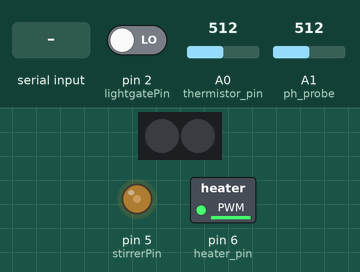
Bench run of a sketch on a simulated Arduino Uno, built with avr-gcc and run on an emulated ATmega328P. Parts: 2 RGB LEDs in strip order, left to right, switched loads named in the sketch (green lamp = pin HIGH), output pins drawn as LEDs (lit = HIGH). Wiring (inferred from the names in the program): PCA9685 PWM driver at I2C address 0x40. The test bench sets the inputs (shaded band); at power-on: A0 (thermistor_pin) = 512, pin 2 (lightgatePin) LOW, A1 (ph_probe) = 512.

Above: at 1.07 s.
1.3 s: A0 (thermistor_pin) set to 306
At 2.4 s:
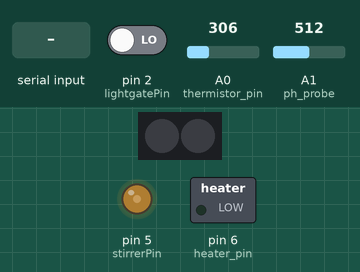
2.9 s: "90 45 200\n" received over Serial
At 4.0 s:
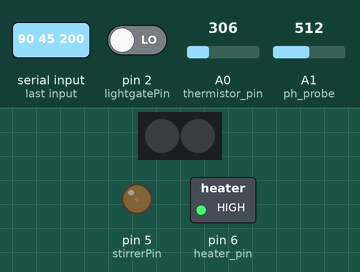
4.4 s: "0\n" received over Serial
At 5.7 s:
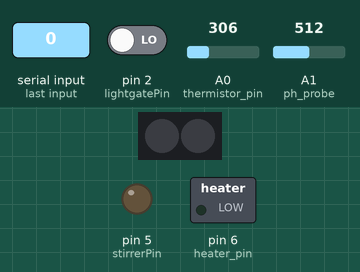
6.0 s: A0 (thermistor_pin) set to 951
9.0 s: A0 (thermistor_pin) set to 962
11.0 s: A0 (thermistor_pin) set to 716
At 12.6 s:
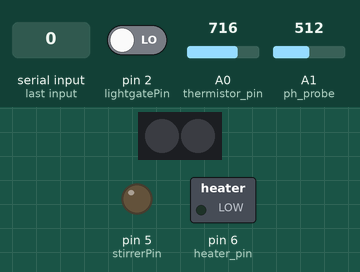
Timing chart, 0 to 13.6 s (numbered marks = the images above; inputs shaded):
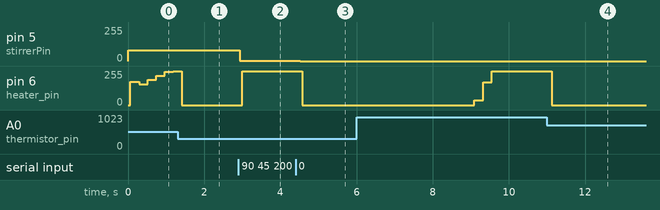

Measured:
- after the input at 1.3 s, pin 6 (heater_pin): 255/255 → 0/255 after 0.12 s
- after the input at 2.9 s, pin 5 (stirrerPin): 82/255 → 3/255 at once; pin 6 (heater_pin): 0/255 → 255/255 after 0.10 s
- after the input at 4.4 s, pin 5 (stirrerPin): 3/255 → 0/255 after 0.12 s; pin 6 (heater_pin): 255/255 → 0/255 after 0.18 s
- after the input at 6.0 s, every drawn part: stays the same
- after the input at 11.0 s, pin 6 (heater_pin): 255/255 → 0/255 after 0.13 s

The sketch:

sketch.ino
```cpp
#include <stdio.h>
#include <string.h>
#include <math.h>
#include "ph.h"
#include "heater.h"

#define NO_SUBSYSTEMS 3
#define ZERO_CELSIUS 273.15 // zero celsius in kelvin

// These define which pins are connected to what device on the virtual bioreactor
//
const byte lightgatePin	= 2;
const byte stirrerPin		= 5;
const byte heaterPin		 = 6;
const byte thermistorPin = A0;
const byte pHPin				 = A1;

int intCount = 0;
int phReadingCount = 0;
int noRevolutionsForReading = 50;
long long startTime = -1;
long long prevTime = -1;
long long startTime_temp = -1;

// CURRENT READING VALUES
double temperature= 0;
double rpm = 0;
double ph = 0;
// TARGET VALUES
double temperature_target;
double rpm_target;
double ph_target;

// The PCA9685 is connected to the default I2C connections. There is no need
// to set these explicitly.


void setup() {
	Serial.begin(9600);
	pinMode(lightgatePin,	INPUT);
	pinMode(stirrerPin,		OUTPUT);
	pinMode(heaterPin,		 OUTPUT);
	pinMode(thermistorPin, INPUT);
	pinMode(pHPin,				 INPUT);
	attachInterrupt(digitalPinToInterrupt(lightgatePin), rotate, RISING);
    // delay to close picocom and connect to controller
	startTime = millis();

    rpm_target = 1000;
    temperature_target = 30;
    ph_target = 5;
    ph_setup();
    ht_setup();
    ph_set_target(ph_target);
    ht_set_target(temperature_target);
	}

void write_values()
{
    Serial.print("MESSAGE: ");
    Serial.println(get_pwm(temperature));
    Serial.print(temperature);
    Serial.print(" ");
    Serial.print(rpm);
    Serial.print(" ");
    Serial.print(ph);
    Serial.println();
}

void serialEvent()
{
    char msg[1024];
    Serial.readBytesUntil('\n', msg, 1024);
    Serial.flush();
    //Serial.println("Something got sent!");
    //Serial.println(msg);
    if (strncmp(msg, "get current", 11) == 0) // get around random ph target getting sent when rpm under 1000?
    {
        //Serial.println("Current requested!");
        write_values();
    }
    else{
        float subsystem_values[NO_SUBSYSTEMS];
        // split into 3 vals
        int i = 0;
        char* split = strtok(msg, " ");
        while (split != NULL)
        {
            subsystem_values[i] = atof(split);
            split = strtok(NULL, " ");
            ++i;
        }
        free(split);
        // end split
        temperature_target = subsystem_values[0];
        rpm_target = subsystem_values[1];
        ph_target = subsystem_values[2];
        ph_set_target(ph_target);
        // PH target changed, set phCounter back to 0
        phReadingCount = 0;
        ht_set_target(temperature_target);
        //Serial.println(temperature_target);
        //Serial.println(rpm_target);
        //Serial.println(ph_target);
    }
}


void loop() {
// ---------------- STIRING SUBSYSTEM -----------------
	analogWrite(stirrerPin, rpm_target/12.183);
// ----------------------------------------------------

// ---------------- HEATING SUBSYSTEM -----------------
    ht_loop();
    temperature = ht_get_current();
// ----------------------------------------------------

// ------------------- PH SUBSYSTEM -------------------
    // Update temperature from the heating subsystem
    ph_set_temperature(temperature + ZERO_CELSIUS);
    if (phReadingCount < 3)
    {
        if (abs(ph_target-ph)<0.1)
        {
            ph = ph_get_current();
            ++phReadingCount;
        }
        else{
        ph_loop();
        phReadingCount = 0;
        ph = ph_get_current();
        }
    }
    //Serial.println(ph);
// ----------------------------------------------------
}

void rotate()
{
    intCount += 1;
    if(intCount >= noRevolutionsForReading)
        {
             prevTime = startTime;
             startTime = millis();
             rpm = (noRevolutionsForReading/2)/((double)(millis()-prevTime)/1000);
             rpm *= 60;
             intCount = 0;
        }
}
```

heater.h
```cpp
#pragma once
#include <stdio.h>
#include "moderator.h"

#define NO_READINGS_HEATING 30
#define heater_pin 6
#define thermistor_pin A0

//double temperature = 0;
Moderator *htmod = moderator(25, 8, 5, 30);

void ht_setup();
void ht_set_target(float target);
double ht_get_current();
float get_pwm(float temp);
void ht_loop();
```

heater.ino
```cpp
#include "heater.h"
#include "moderator.h"
#include <stdio.h>

void ht_setup()
{
    moderator_clear(htmod);
}

void ht_set_target(float target)
{
  moderator_goal(htmod, target);
}

double ht_get_current()
{
    int i = 0;
    startTime_temp = millis();
    while (i<NO_READINGS_HEATING)
    {
        if (millis() - startTime_temp >= 2)
        {
            temperature += (analogRead(thermistor_pin)-782.86)/-10.678;
            ++i;
            startTime_temp = millis();
        }
    }
    temperature /= NO_READINGS_HEATING;
    return temperature;
}
float get_pwm(float temp)
{
    float pwm= moderate(htmod, temp);
    if(pwm<0){
    pwm=0;
    }
    if(pwm>255){
    pwm=255;
    }
    return pwm;
}
void ht_loop()
{
    float pwm = moderate(htmod, ht_get_current());
    if(pwm<0){
    pwm=0;
    }
    if(pwm>255){
    pwm=255;
    }
    //Serial.println(pwm);
    //Serial.print("Target ");
    //Serial.println(htmod->goal);
    analogWrite(heater_pin, pwm);
}
```

moderator.h
```cpp
#pragma once

#include <stdlib.h>


typedef struct {
  float p, i, d, goal;
  float error, sum;
} Moderator;


Moderator *moderator(float, float, float, float);
void moderator_clear(Moderator *);
void moderator_goal(Moderator *, float);
float moderate(Moderator *, float);
void moderator_cleanup(Moderator* self);
```

moderator.ino
```cpp
// moderator.ino, implements a basic PID controller
#include "moderator.h"


Moderator *moderator(float p, float i, float d, float goal) {
  Moderator *self = malloc(sizeof(Moderator));
  *self = (Moderator) {p, i, d, goal};

  return self;
}


void moderator_clear(Moderator *self) {
  self->sum = 0.0;
  self->error = 0.0;
}


void moderator_goal(Moderator *self, float goal) {
  self->goal = goal;
}


float moderate(Moderator *self, float input) {
  float e = self->goal - input;
  float d = e - self->error;
  self->error = e;
  self->sum =self->sum + e;
  if (self->sum > self->goal)
  {
    self-> sum = self->goal; // cap the errorSum at goal
  }
  //e = self->goal - input;


  return (self->p * e) + (self->i * self->sum) + (self->d * d);
}

void moderator_cleanup(Moderator* self)
{
    free(self);
}
```

pca9685.h
```cpp
#pragma once

#include <Wire.h>

#define pca_addr 0x40
#define mode_reg 0x00
#define AUTOINC 0b0100000

void write8(byte, byte);
void write16(byte, short);
short read16(byte);
```

pca9685.ino
```cpp
// pca9685.ino, an API for the PCA9685


#include "pca9685.h"


void write8(byte reg, byte n) {
  Wire.beginTransmission(pca_addr);
  Wire.write(reg);
  Wire.write(n);
  Wire.endTransmission();
}


void write16(byte reg, short n) {
  Wire.beginTransmission(pca_addr);
  Wire.write(reg);
  Wire.write(n & 0xff);
  Wire.write((n & 0xff00) >> 8);
  Wire.endTransmission();
}


short read16(byte reg) {
  Wire.beginTransmission(pca_addr);
  Wire.write(reg);
  Wire.endTransmission(false);

  Wire.requestFrom(pca_addr, 2);
  byte n1 = Wire.read();
  byte n2 = Wire.read();
  Wire.endTransmission();

  return (short) (n2 << 8) + n1;
}
```

ph.h
```cpp
#pragma once

#include <stdio.h>
#include "./pca9685.h"
#include "./moderator.h"

#define acid_reg 0x06
#define base_reg 0x0A
#define ph_probe A1

#define NO_READINGS_PH 50
#define F 9.6485309E+4 // Faraday
#define R 8.314510 // gas constant
#define vstd 500.0 // voltage at pH-7
#define ln10 2.3025850929940456840179914546843642076011014886287729760333279009

double T = 295.0; // room temperature
static void turn_on(byte);
static void turn_off(byte);
float ph_read();
void ph_setup();
void ph_loop();
float ph_get_current();
void ph_set_target(float);
void ph_set_temperature(float temp_kelvin);
```

ph.ino
```cpp
#include "./ph.h"


float change, optimum = 5.0;
Moderator *phmod = moderator(1.0, 0.05, 1.0, optimum);


static void turn_on(byte reg) {
  write16(reg, 0x0002);
  write16(reg + 2, 0x0004);
}

static void flash_on(byte reg) {
    turn_on(reg);
    delay(2);
    turn_off(reg);
}

static void turn_off(byte reg) {
  write16(reg, 0x0000);
  write16(reg + 2, 0x0000);
}


float ph_read() {
    int vout, i=0;
    float ph = 0;
    float startTime = millis();
    while (i<NO_READINGS_PH)
    {
        if (millis() - startTime >= 1)
        {
            vout = analogRead(ph_probe);
            ph += 7.0 + ((-vstd + vout)*F*0.001)/(R*T*ln10);
            ++i;
            startTime = millis();
        }
    }
    ph /= NO_READINGS_PH;
    return ph;
}


void ph_setup() {
  pinMode(ph_probe, INPUT);
  write8(mode_reg, AUTOINC);
  moderator_clear(phmod);
  //turn_on(acid_reg);
  //delay(350);
  //turn_off(acid_reg);
  //Serial.println(ph_read());
}


void ph_set_target(float value) {
  moderator_goal(phmod, value);
}

void ph_set_temperature(float temp_kelvin) {
    T = temp_kelvin;
}


float ph_get_current() {
  return ph_read();
}


void ph_loop() {
  turn_off(acid_reg);
  turn_off(base_reg);
  change = moderate(phmod, ph_read());

  if (change > 0.5) {
    flash_on(base_reg);
  }

  else if (change < -0.5) {
    flash_on(acid_reg);
  }
}
```
